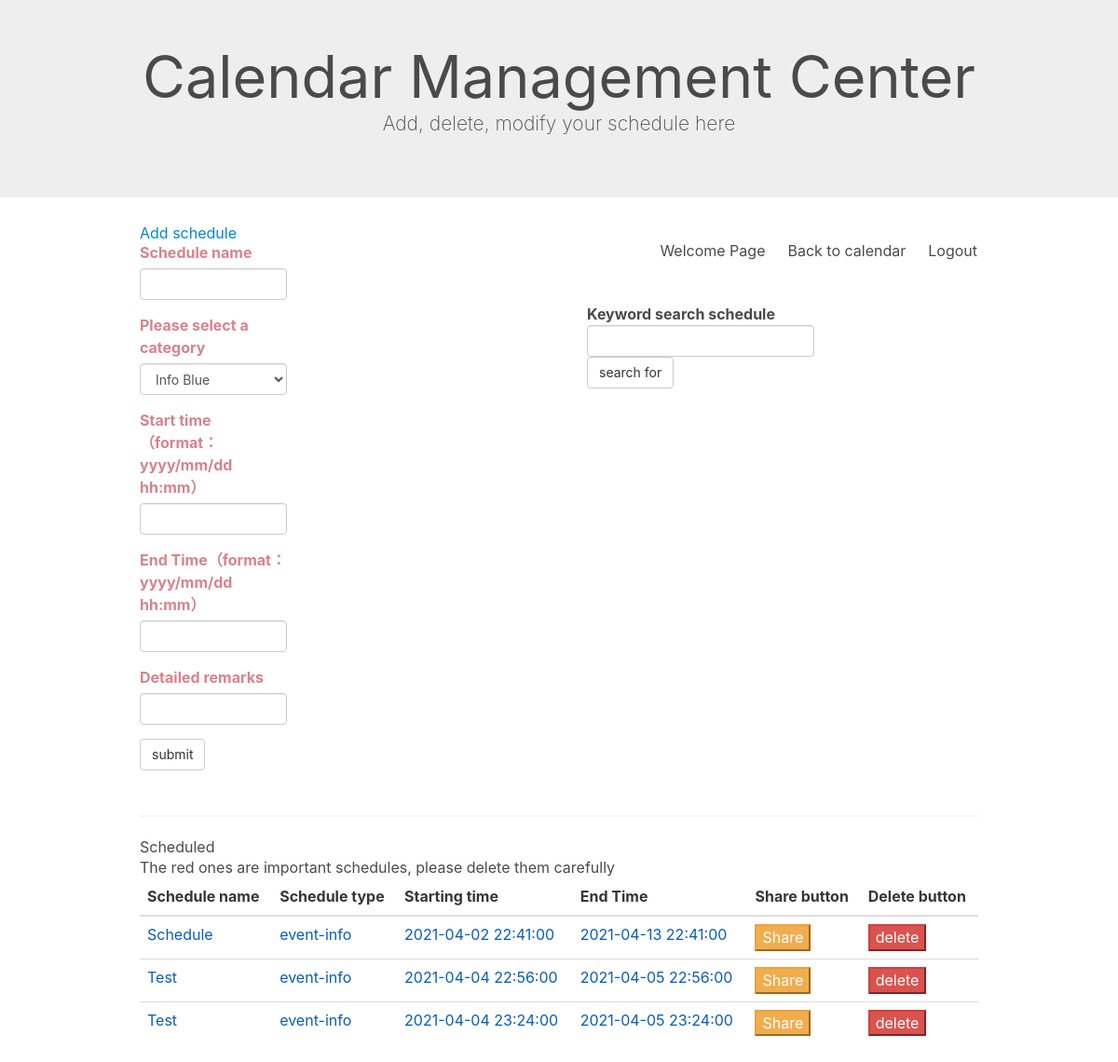
The page /edit (signed in) on the database its author committed.
### main.py (models this page shows)
class Event(db.Model):
	id = db.Column(db.Integer, primary_key=True)  # unique id
	title = db.Column(db.String)
	url = db.Column(db.String)
	type = db.Column(db.String) # class??
	start_time = db.Column(db.TIMESTAMP)  # datetime
	end_time = db.Column(db.TIMESTAMP)
	author_name = db.Column(db.String, db.ForeignKey("user.username"))

### main.py (the view, shortened to what this page needs)
@app.route('/edit', methods=['GET', 'POST'])
def edit(event_id=None):
	form = EventForm()
	search_form = SearchForm()
	result = []
	all_event_list = Event.query.filter_by(author_name=current_user.username).order_by(Event.start_time).all()
	print("After entering the edit function, it will return list_and_edit html, the search result is:")
	return render_template('list_and_edit.html', form=form, search_form=search_form,
						   user=current_user, event_list=all_event_list, len=len(all_event_list),
						   search=result,res_len=len(result))

### main.py
class EventForm(FlaskForm):
	event_title = StringField('Schedule name', validators=[InputRequired(message='The schedule name cannot be empty')])
	type = SelectField('Please select a category', validators=[InputRequired()],
					   choices=[('event-info', 'Info Blue'), ('event-important', 'Important-red'), ('event-error', 'Normal-gray')],
					   id='typearea')
	start = DateTimeField('Start time（format：yyyy/mm/dd hh:mm）', validators=[InputRequired(message='The start date cannot be empty')], format='%Y/%m/%d %H:%M',id='datetime-start')
	end = DateTimeField('End Time（format：yyyy/mm/dd hh:mm）', validators=[InputRequired(message='The end date cannot be empty')], format='%Y/%m/%d %H:%M',id='datetime-end')
	descirbe = StringField('Detailed remarks')
	submit = SubmitField('submit')

class SearchForm(FlaskForm):
	keyword = StringField('Keyword search schedule', validators=[InputRequired()])
	submit = SubmitField('search for')

### main.py (called while the page is built)
@login_manager.user_loader
def load_user(user_id):
	return User.query.get(int(user_id))

### templates/list_and_edit.html (shortened to what this page needs)
{% extends "bootstrap/base.html" %}
{% import "bootstrap/wtf.html" as wtf %}
{% block head %}
  {{ super() }}
    <link rel="stylesheet" href="https://cdn.staticfile.org/twitter-bootstrap/3.3.7/css/bootstrap.min.css">
    <link type="text/css"  rel="stylesheet" href="{{ url_for('static', filename='css/jquery-ui.min.css') }}" />
    <link type="text/css"  rel="stylesheet" href="https://cdnjs.cloudflare.com/ajax/libs/jquery-datetimepicker/2.5.20/jquery.datetimepicker.css"/>
    <link rel="stylesheet" href="https://cdnjs.cloudflare.com/ajax/libs/bulma/0.7.2/css/bulma.min.css" />
{% endblock %}
{% block content %}
    <div class="jumbotron text-center">
      <h1>Calendar Management Center</h1>
      <p>Add, delete, modify your schedule here</p>
    </div>
    <div class="container">
      <div class="row">
        <div class="col-sm-6">
            <div class="container">
            <h2 style="color: #0088cc">Add schedule</h2>
                <div class="row" style="color: #d6838d">
                  <div class='col-sm-5'>
                      <form class="form-signin" method="POST" action="/edit">
                          {{ wtf.quick_form(form) }}
                      </form>
                  </div>
                </div>
            </div>
        </div>
        <div class="col-sm-6">
            <nav class="navbar">
                <div class="container">
                    <div id="navbarMenuHeroA" class="navbar-menu">
                        <div class="navbar-end" >
                            <a href="{{ url_for('index') }}" class="navbar-item">
                              Welcome Page
                            </a>
                            <a href="{{ url_for('dashboard') }}" class="navbar-item">
                              Back to calendar
                            </a>
                            <a href="{{ url_for('logout') }}" class="navbar-item">
                                Logout
                            </a>
                        </div>
                    </div>
                </div>
            </nav>
            <div class="informs">
            <form class="navbar-form navbar-left" method="post">
                {{ wtf.quick_form(search_form) }}
            </form>
            </div>
        </div>
      </div>
    <div class="container">
      <br>
        <hr>
      <h1>Scheduled</h1>
      <p>The red ones are important schedules, please delete them carefully</p>
      <table class="table table-hover">
        <thead>
          <tr class="table-info" style="color: #2d6987">
            <th>Schedule name</th>
             <th>Schedule type</th>
            <th>Starting time</th>
            <th>End Time</th>
            <th>Share button</th>
             <th>Delete button</th>
          </tr>
        </thead>
        <tbody>
          {%for i in range(0, len)%}
              {% if event_list[i].type == 'event-info' %}
                <tr style="color:#075dbb;">
                <td>{{ event_list[i].title }}</td>
                <td>{{ event_list[i].type }}</td>
                <td>{{ event_list[i].start_time }}</td>
                <td>{{ event_list[i].end_time }}</td>
                <td>
                    <button class="btn-warning">Share</button>
                </td>
                <td>
					<input type="button" class="btn-danger" value="delete" onclick="deleteEntry({{event_list[i].id}});">
                </td>
                </tr>
              {% endif %}
          {%endfor%}
        </tbody>
      </table>
    </div>
    </div>
{% endblock %}

### rows shown on the page
Event: title "Schedule", type "event-info", start_time "2021-04-02 22:41:00", end_time "2021-04-13 22:41:00"
Event: title "Test", type "event-info", start_time "2021-04-04 22:56:00", end_time "2021-04-05 22:56:00"
Event: title "Test", type "event-info", start_time "2021-04-04 23:24:00", end_time "2021-04-05 23:24:00"
